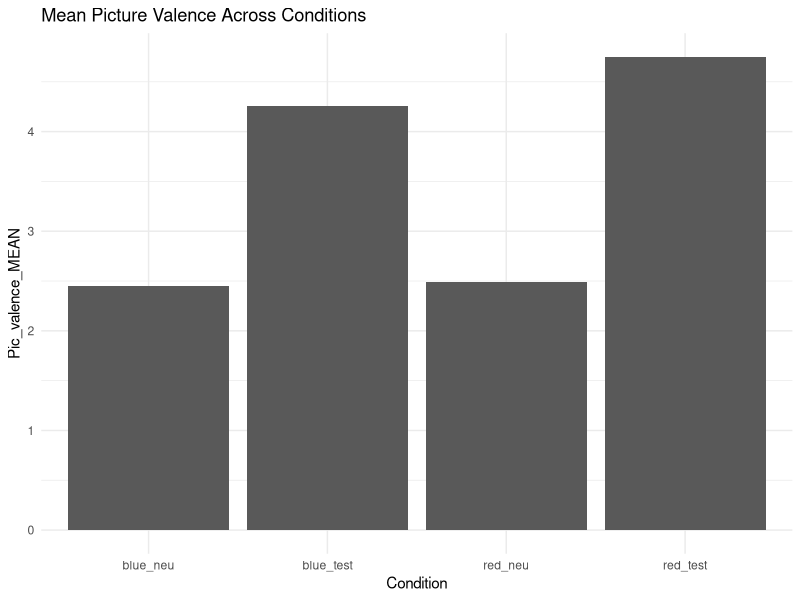
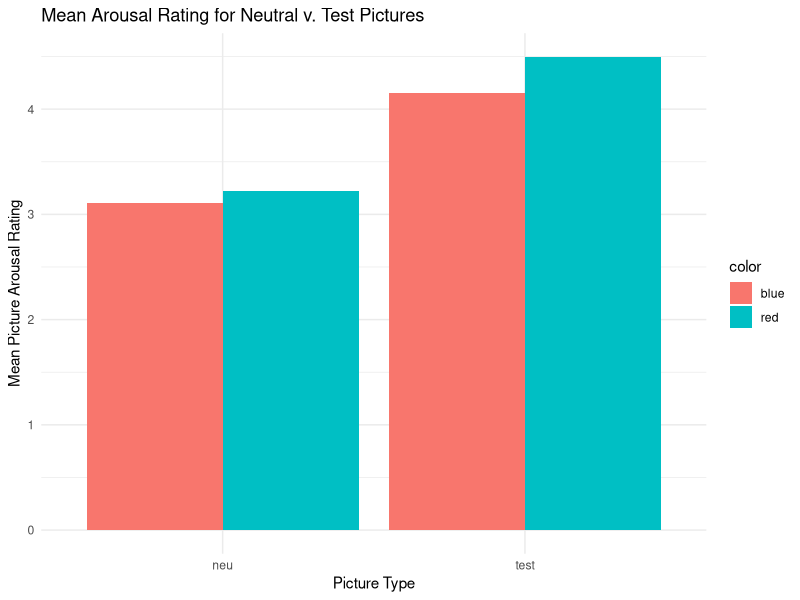
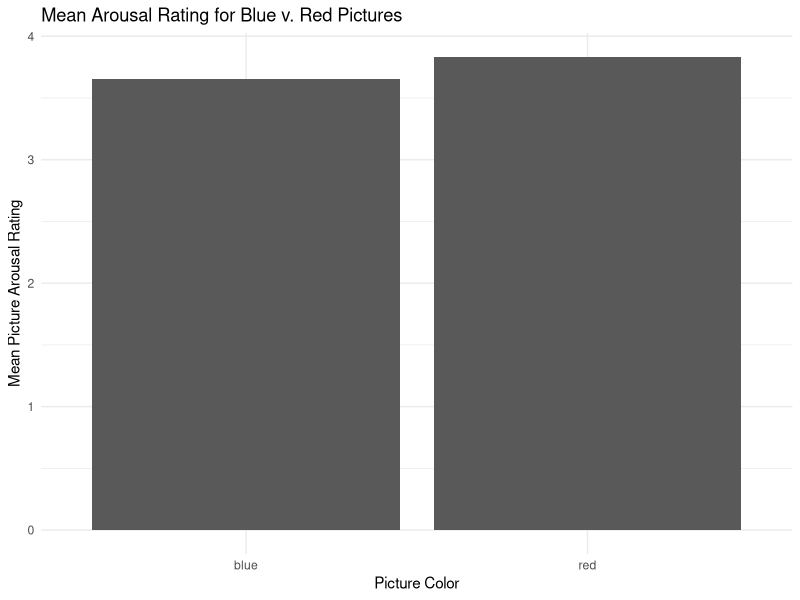

These charts were generated, in order, by the following R code:
## ---- chunk 1
library(foreign)
library(dplyr)
library(tidyverse)

color_data_pr = read.csv("color_data_pr.csv")
## ---- chunk 2
ggplot(color_data_pr, aes(x=Condition, Pic_valence_MEAN)) +
  geom_bar(stat="summary", fun.y="mean", position="dodge") + 
  labs(title = 'Mean Picture Valence Across Conditions') + 
  theme_minimal()

ggplot(color_data_pr, aes(x=pic, Pic_arousal_MEAN, fill=color)) +
  geom_bar(stat="summary", fun.y="mean", position="dodge") + 
  labs(title = 'Mean Arousal Rating for Neutral v. Test Pictures', y = 'Mean Picture Arousal Rating', x = 'Picture Type') + 
  theme_minimal()

summary(aov(data=color_data_pr, Pic_arousal_MEAN ~ color*pic))

ggplot(color_data_pr, aes(x=color, Pic_arousal_MEAN)) +
  geom_bar(stat="summary", fun.y="mean", position="dodge") + 
  labs(title = 'Mean Arousal Rating for Blue v. Red Pictures', y = 'Mean Picture Arousal Rating', x = 'Picture Color') + theme_minimal()
